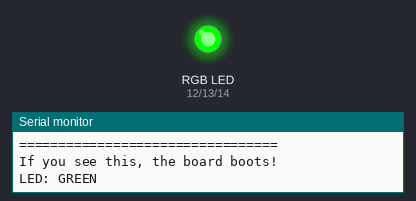
Recording of a sketch running on a simulated ESP32. On the bench: an RGB LED mixed from three pins (HIGH = lit), the last lines printed to the serial monitor.

Above: at 1.3 s.
At 2.3 s:
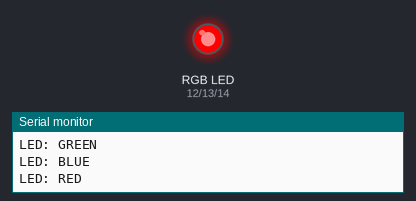
At 3.8 s:
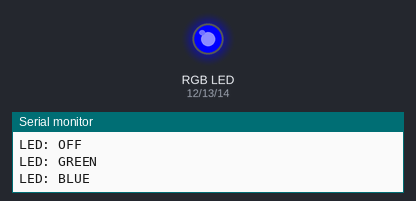
At 4.8 s:
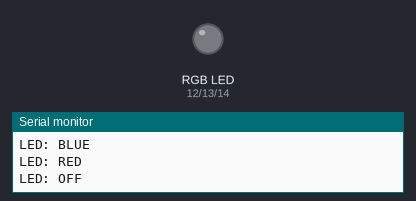
Timing chart, 0 to 5.7 s (numbered marks = the images above):
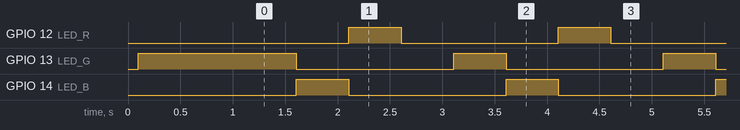

The sketch:

MycoBrain_MinimalBlink.ino
```cpp
/*
 * MycoBrain Minimal Blink - Power Test Firmware
 *
 * Absolute minimum code to test if the board can boot.
 * Uses only the built-in LED pins with no external dependencies.
 *
 * If this works, the board hardware is OK.
 * If this fails, there's a hardware power issue.
 */

#include "soc/rtc_cntl_reg.h"

// LED pins from schematic (PWM RGB)
#define LED_R 12
#define LED_G 13
#define LED_B 14

void setup() {
  // IMMEDIATELY disable brownout detector
  WRITE_PERI_REG(RTC_CNTL_BROWN_OUT_REG, 0);

  // Small delay for power to stabilize
  delay(100);

  // Setup LED pins
  pinMode(LED_R, OUTPUT);
  pinMode(LED_G, OUTPUT);
  pinMode(LED_B, OUTPUT);

  // Turn on green LED immediately
  digitalWrite(LED_G, HIGH);

  // Start serial
  Serial.begin(115200);
  delay(1000);

  Serial.println();
  Serial.println("=================================");
  Serial.println("MycoBrain Minimal Blink - WORKING");
  Serial.println("=================================");
  Serial.println("If you see this, the board boots!");
  Serial.println();
}

void loop() {
  // Blink pattern: Green -> Blue -> Red -> Off

  // Green
  digitalWrite(LED_R, LOW);
  digitalWrite(LED_G, HIGH);
  digitalWrite(LED_B, LOW);
  Serial.println("LED: GREEN");
  delay(500);

  // Blue
  digitalWrite(LED_R, LOW);
  digitalWrite(LED_G, LOW);
  digitalWrite(LED_B, HIGH);
  Serial.println("LED: BLUE");
  delay(500);

  // Red
  digitalWrite(LED_R, HIGH);
  digitalWrite(LED_G, LOW);
  digitalWrite(LED_B, LOW);
  Serial.println("LED: RED");
  delay(500);

  // All off
  digitalWrite(LED_R, LOW);
  digitalWrite(LED_G, LOW);
  digitalWrite(LED_B, LOW);
  Serial.println("LED: OFF");
  delay(500);
}
```

Measured:
- by itself, GPIO 12 (LED_R), GPIO 13 (LED_G), GPIO 14 (LED_B): alternates HIGH for 0.50 s and LOW for 1.5 s
- by itself, everything shown: repeats every 2.0 s, in 4 steps
